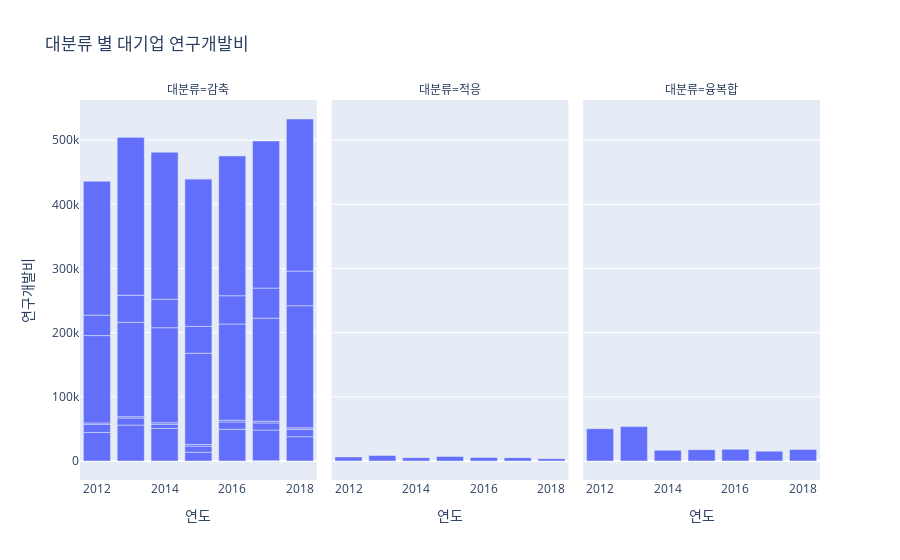

This figure's notebook cell:
### Code cell
# 대기업 연간 연구개발비
fig = px.bar(data_frame=df_corp_sr[df_corp_sr["기업규모"]=="대기업"], x="연도", y="연구개발비", facet_col="대분류", title="대분류 별 대기업 연구개발비")
fig.show()

### Figure 1 — Plotly figure (JSON) as saved in the notebook; plotly's stock layout.template omitted (floating-point values rounded to 4 significant figures)
{"data": [{"alignmentgroup": "True", "hovertemplate": "대분류=감축<br>연도=%{x}<br>연구개발비=%{y}<extra></extra>", "legendgroup": "", "marker": {"color": "#636efa", "pattern": {"shape": ""}}, "name": "", "offsetgroup": "", "orientation": "v", "showlegend": false, "textposition": "auto", "type": "bar", "x": [2012, 2013, 2014, 2015, 2016, 2017, 2018, 2012, 2013, 2014, 2015, 2016, 2017, 2018, 2012, 2013, 2014, 2015, 2016, 2017, 2018, 2012, 2013, 2014, 2015, 2016, 2017, 2018, 2012, 2013, 2014, 2015, 2016, 2017, 2018, 2012, 2013, 2014, 2015, 2016, 2017, 2018, 2012, 2013, 2014, 2015, 2016, 2017, 2018], "xaxis": "x", "y": [44472, 55966, 50702, 13623, 49485, 48202, 37937, 12822, 10971, 6552, 9583, 11320, 11097, 11345, 2108, 2175, 2405, 2555, 2776, 2607, 2370, 136036, 146975, 148068, 142120, 149855, 160599, 190350, 31838, 42153, 44388, 41835, 44045, 46938, 53944, 209090, 246557, 229494, 229939, 218264, 229245, 236986, 44, 29, 40, 161, 110, -6, null], "yaxis": "y"}, {"alignmentgroup": "True", "hovertemplate": "대분류=적응<br>연도=%{x}<br>연구개발비=%{y}<extra></extra>", "legendgroup": "", "marker": {"color": "#636efa", "pattern": {"shape": ""}}, "name": "", "offsetgroup": "", "orientation": "v", "showlegend": false, "textposition": "auto", "type": "bar", "x": [2012, 2013, 2014, 2015, 2016, 2017, 2018, 2012, 2013, 2014, 2015, 2016, 2017, 2018], "xaxis": "x2", "y": [38, 32, 47, 5, 1, null, null, 6346, 8567, 5181, 7029, 5370, 5121, 3548], "yaxis": "y2"}, {"alignmentgroup": "True", "hovertemplate": "대분류=융복합<br>연도=%{x}<br>연구개발비=%{y}<extra></extra>", "legendgroup": "", "marker": {"color": "#636efa", "pattern": {"shape": ""}}, "name": "", "offsetgroup": "", "orientation": "v", "showlegend": false, "textposition": "auto", "type": "bar", "x": [2012, 2013, 2014, 2015, 2016, 2017, 2018], "xaxis": "x3", "y": [50320, 53576, 16686, 17694, 18119, 15292, 17947], "yaxis": "y3"}], "layout": {"annotations": [{"font": {}, "showarrow": false, "text": "대분류=감축", "x": 0.16, "xanchor": "center", "xref": "paper", "y": 1, "yanchor": "bottom", "yref": "paper"}, {"font": {}, "showarrow": false, "text": "대분류=적응", "x": 0.5, "xanchor": "center", "xref": "paper", "y": 1, "yanchor": "bottom", "yref": "paper"}, {"font": {}, "showarrow": false, "text": "대분류=융복합", "x": 0.84, "xanchor": "center", "xref": "paper", "y": 1, "yanchor": "bottom", "yref": "paper"}], "barmode": "relative", "legend": {"tracegroupgap": 0}, "title": {"text": "대분류 별 대기업 연구개발비"}, "xaxis": {"anchor": "y", "domain": [0, 0.32], "title": {"text": "연도"}}, "xaxis2": {"anchor": "y2", "domain": [0.34, 0.66], "matches": "x", "title": {"text": "연도"}}, "xaxis3": {"anchor": "y3", "domain": [0.68, 1.0], "matches": "x", "title": {"text": "연도"}}, "yaxis": {"anchor": "x", "domain": [0, 1], "title": {"text": "연구개발비"}}, "yaxis2": {"anchor": "x2", "domain": [0, 1], "matches": "y", "showticklabels": false}, "yaxis3": {"anchor": "x3", "domain": [0, 1], "matches": "y", "showticklabels": false}}}
